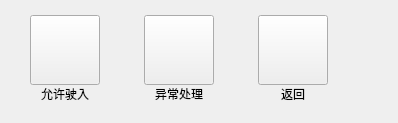
       <widget class="QWidget" name="controlUnLoadWorkSetPage">
        <layout class="QHBoxLayout" name="horizontalLayout_5">
         <property name="spacing">
          <number>44</number>
         </property>
         <property name="leftMargin">
          <number>30</number>
         </property>
         <property name="topMargin">
          <number>15</number>
         </property>
         <property name="rightMargin">
          <number>30</number>
         </property>
         <property name="bottomMargin">
          <number>20</number>
         </property>
         <item>
          <layout class="QVBoxLayout" name="verticalLayout_9">
           <property name="spacing">
            <number>0</number>
           </property>
           <item>
            <widget class="QPushButton" name="unLoadRunWorkBtn">
             <property name="minimumSize">
              <size>
               <width>70</width>
               <height>70</height>
              </size>
             </property>
             <property name="maximumSize">
              <size>
               <width>70</width>
               <height>70</height>
              </size>
             </property>
             <property name="text">
              <string/>
             </property>
             <property name="checkable">
              <bool>false</bool>
             </property>
             <property name="checked">
              <bool>false</bool>
             </property>
             <property name="autoRepeatDelay">
              <number>500</number>
             </property>
             <property name="autoRepeatInterval">
              <number>200</number>
             </property>
            </widget>
           </item>
           <item>
            <widget class="QLabel" name="unLoadRunWorkBtnLabel">
             <property name="maximumSize">
              <size>
               <width>70</width>
               <height>16777215</height>
              </size>
             </property>
             <property name="text">
              <string>允许驶入</string>
             </property>
             <property name="alignment">
              <set>Qt::AlignCenter</set>
             </property>
            </widget>
           </item>
          </layout>
         </item>
         <item>
          <layout class="QVBoxLayout" name="verticalLayout_81">
           <property name="spacing">
            <number>0</number>
           </property>
           <item>
            <widget class="QPushButton" name="abnormalBtn">
             <property name="minimumSize">
              <size>
               <width>70</width>
               <height>70</height>
              </size>
             </property>
             <property name="maximumSize">
              <size>
               <width>70</width>
               <height>70</height>
              </size>
             </property>
             <property name="text">
              <string/>
             </property>
            </widget>
           </item>
           <item>
            <widget class="QLabel" name="abnormalBtnLabel">
             <property name="maximumSize">
              <size>
               <width>70</width>
               <height>16777215</height>
              </size>
             </property>
             <property name="text">
              <string>异常处理</string>
             </property>
             <property name="alignment">
              <set>Qt::AlignCenter</set>
             </property>
            </widget>
           </item>
          </layout>
         </item>
         <item>
          <layout class="QVBoxLayout" name="verticalLayout_12">
           <property name="spacing">
            <number>0</number>
           </property>
           <item>
            <widget class="QPushButton" name="workSetBackBtn">
             <property name="minimumSize">
              <size>
               <width>70</width>
               <height>70</height>
              </size>
             </property>
             <property name="maximumSize">
              <size>
               <width>70</width>
               <height>70</height>
              </size>
             </property>
             <property name="text">
              <string/>
             </property>
             <property name="autoRepeatDelay">
              <number>500</number>
             </property>
             <property name="autoRepeatInterval">
              <number>200</number>
             </property>
            </widget>
           </item>
           <item>
            <widget class="QLabel" name="workSetBackBtnLabel">
             <property name="maximumSize">
              <size>
               <width>70</width>
               <height>16777215</height>
              </size>
             </property>
             <property name="text">
              <string>返回</string>
             </property>
             <property name="alignment">
              <set>Qt::AlignCenter</set>
             </property>
            </widget>
           </item>
          </layout>
         </item>
         <item>
          <spacer name="horizontalSpacer_9">
           <property name="orientation">
            <enum>Qt::Horizontal</enum>
           </property>
           <property name="sizeHint" stdset="0">
            <size>
             <width>40</width>
             <height>20</height>
            </size>
           </property>
          </spacer>
         </item>
        </layout>
       </widget>
